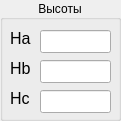
     <widget class="QGroupBox" name="groupBox_2">
      <property name="geometry">
       <rect>
        <x>10</x>
        <y>120</y>
        <width>121</width>
        <height>121</height>
       </rect>
      </property>
      <property name="title">
       <string>Высоты</string>
      </property>
      <property name="alignment">
       <set>Qt::AlignCenter</set>
      </property>
      <widget class="QLineEdit" name="lineEditTriangleHeightA">
       <property name="geometry">
        <rect>
         <x>40</x>
         <y>30</y>
         <width>71</width>
         <height>23</height>
        </rect>
       </property>
       <property name="readOnly">
        <bool>true</bool>
       </property>
      </widget>
      <widget class="QLineEdit" name="lineEditTriangleHeightB">
       <property name="geometry">
        <rect>
         <x>40</x>
         <y>60</y>
         <width>71</width>
         <height>23</height>
        </rect>
       </property>
       <property name="readOnly">
        <bool>true</bool>
       </property>
      </widget>
      <widget class="QLineEdit" name="lineEditTriangleHeightC">
       <property name="geometry">
        <rect>
         <x>40</x>
         <y>90</y>
         <width>71</width>
         <height>23</height>
        </rect>
       </property>
       <property name="readOnly">
        <bool>true</bool>
       </property>
      </widget>
      <widget class="QLabel" name="label_12">
       <property name="geometry">
        <rect>
         <x>10</x>
         <y>30</y>
         <width>21</width>
         <height>16</height>
        </rect>
       </property>
       <property name="font">
        <font>
         <pointsize>12</pointsize>
        </font>
       </property>
       <property name="text">
        <string>Ha</string>
       </property>
      </widget>
      <widget class="QLabel" name="label_13">
       <property name="geometry">
        <rect>
         <x>10</x>
         <y>60</y>
         <width>21</width>
         <height>16</height>
        </rect>
       </property>
       <property name="font">
        <font>
         <pointsize>12</pointsize>
        </font>
       </property>
       <property name="text">
        <string>Hb</string>
       </property>
      </widget>
      <widget class="QLabel" name="label_14">
       <property name="geometry">
        <rect>
         <x>10</x>
         <y>90</y>
         <width>21</width>
         <height>16</height>
        </rect>
       </property>
       <property name="font">
        <font>
         <pointsize>12</pointsize>
        </font>
       </property>
       <property name="text">
        <string>Hc</string>
       </property>
      </widget>
     </widget>
